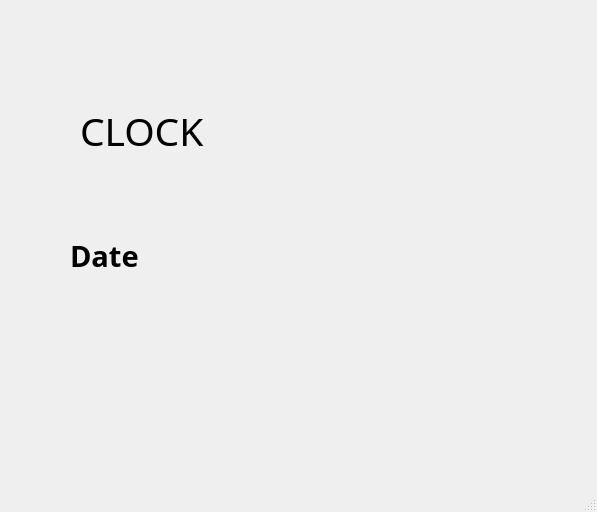
<?xml version="1.0" encoding="UTF-8"?>
<ui version="4.0">
 <class>MainWindow</class>
 <widget class="QMainWindow" name="MainWindow">
  <property name="geometry">
   <rect>
    <x>0</x>
    <y>0</y>
    <width>597</width>
    <height>512</height>
   </rect>
  </property>
  <property name="font">
   <font>
    <family>French Script MT</family>
    <pointsize>22</pointsize>
    <italic>false</italic>
   </font>
  </property>
  <property name="windowTitle">
   <string>MainWindow</string>
  </property>
  <widget class="QWidget" name="centralwidget">
   <widget class="QLabel" name="Digital_clock">
    <property name="geometry">
     <rect>
      <x>80</x>
      <y>90</y>
      <width>241</width>
      <height>81</height>
     </rect>
    </property>
    <property name="font">
     <font>
      <family>French Script MT</family>
      <pointsize>29</pointsize>
      <italic>false</italic>
     </font>
    </property>
    <property name="text">
     <string>CLOCK</string>
    </property>
   </widget>
   <widget class="QLabel" name="DateTime">
    <property name="geometry">
     <rect>
      <x>70</x>
      <y>225</y>
      <width>301</width>
      <height>61</height>
     </rect>
    </property>
    <property name="font">
     <font>
      <family>French Script MT</family>
      <pointsize>22</pointsize>
      <italic>false</italic>
      <bold>true</bold>
     </font>
    </property>
    <property name="text">
     <string>Date</string>
    </property>
   </widget>
  </widget>
  <widget class="QMenuBar" name="menubar">
   <property name="geometry">
    <rect>
     <x>0</x>
     <y>0</y>
     <width>597</width>
     <height>38</height>
    </rect>
   </property>
  </widget>
  <widget class="QStatusBar" name="statusbar"/>
 </widget>
 <resources/>
 <connections/>
</ui>
